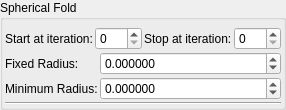
    <widget class="QGroupBox" name="groupBox_3">
     <property name="title">
      <string>Spherical Fold</string>
     </property>
     <property name="checkable">
      <bool>false</bool>
     </property>
     <layout class="QVBoxLayout" name="verticalLayout_12" stretch="0,0,0">
      <property name="spacing">
       <number>2</number>
      </property>
      <property name="leftMargin">
       <number>2</number>
      </property>
      <property name="topMargin">
       <number>2</number>
      </property>
      <property name="rightMargin">
       <number>2</number>
      </property>
      <property name="bottomMargin">
       <number>2</number>
      </property>
      <item>
       <layout class="QGridLayout" name="gridLayout_6">
        <property name="topMargin">
         <number>5</number>
        </property>
        <item row="0" column="2">
         <widget class="QLabel" name="label_27">
          <property name="text">
           <string>Stop at iteration:</string>
          </property>
         </widget>
        </item>
        <item row="0" column="3">
         <widget class="MySpinBox" name="spinboxInt_transf_stop_iterations_B">
          <property name="sizePolicy">
           <sizepolicy hsizetype="Preferred" vsizetype="Maximum">
            <horstretch>0</horstretch>
            <verstretch>0</verstretch>
           </sizepolicy>
          </property>
          <property name="maximum">
           <number>999</number>
          </property>
         </widget>
        </item>
        <item row="0" column="1">
         <widget class="MySpinBox" name="spinboxInt_transf_start_iterations_B">
          <property name="sizePolicy">
           <sizepolicy hsizetype="Minimum" vsizetype="Maximum">
            <horstretch>0</horstretch>
            <verstretch>0</verstretch>
           </sizepolicy>
          </property>
          <property name="minimum">
           <number>0</number>
          </property>
          <property name="maximum">
           <number>999</number>
          </property>
          <property name="value">
           <number>0</number>
          </property>
         </widget>
        </item>
        <item row="0" column="0">
         <widget class="QLabel" name="label_65">
          <property name="text">
           <string>Start at iteration:</string>
          </property>
         </widget>
        </item>
       </layout>
      </item>
      <item>
       <layout class="QGridLayout" name="gridLayout_15" columnstretch="0,1">
        <property name="spacing">
         <number>2</number>
        </property>
        <item row="1" column="0">
         <widget class="QLabel" name="label_9">
          <property name="text">
           <string>Minimum Radius:</string>
          </property>
         </widget>
        </item>
        <item row="0" column="1">
         <widget class="MyDoubleSpinBox" name="spinbox_mandelbox_folding_fixed_radius">
          <property name="sizePolicy">
           <sizepolicy hsizetype="Minimum" vsizetype="Maximum">
            <horstretch>0</horstretch>
            <verstretch>0</verstretch>
           </sizepolicy>
          </property>
          <property name="prefix">
           <string/>
          </property>
          <property name="suffix">
           <string/>
          </property>
          <property name="decimals">
           <number>6</number>
          </property>
          <property name="minimum">
           <double>-99.998999999999995</double>
          </property>
          <property name="maximum">
           <double>99.998999999999995</double>
          </property>
          <property name="singleStep">
           <double>0.100000000000000</double>
          </property>
         </widget>
        </item>
        <item row="0" column="0">
         <widget class="QLabel" name="label_5">
          <property name="text">
           <string>Fixed Radius:</string>
          </property>
         </widget>
        </item>
        <item row="1" column="1">
         <widget class="MyDoubleSpinBox" name="spinbox_mandelbox_folding_min_radius">
          <property name="sizePolicy">
           <sizepolicy hsizetype="Minimum" vsizetype="Maximum">
            <horstretch>0</horstretch>
            <verstretch>0</verstretch>
           </sizepolicy>
          </property>
          <property name="prefix">
           <string/>
          </property>
          <property name="suffix">
           <string/>
          </property>
          <property name="decimals">
           <number>6</number>
          </property>
          <property name="minimum">
           <double>-99.998999999999995</double>
          </property>
          <property name="maximum">
           <double>99.998999999999995</double>
          </property>
          <property name="singleStep">
           <double>0.100000000000000</double>
          </property>
         </widget>
        </item>
       </layout>
      </item>
      <item>
       <widget class="Line" name="line_13">
        <property name="orientation">
         <enum>Qt::Horizontal</enum>
        </property>
       </widget>
      </item>
     </layout>
    </widget>
